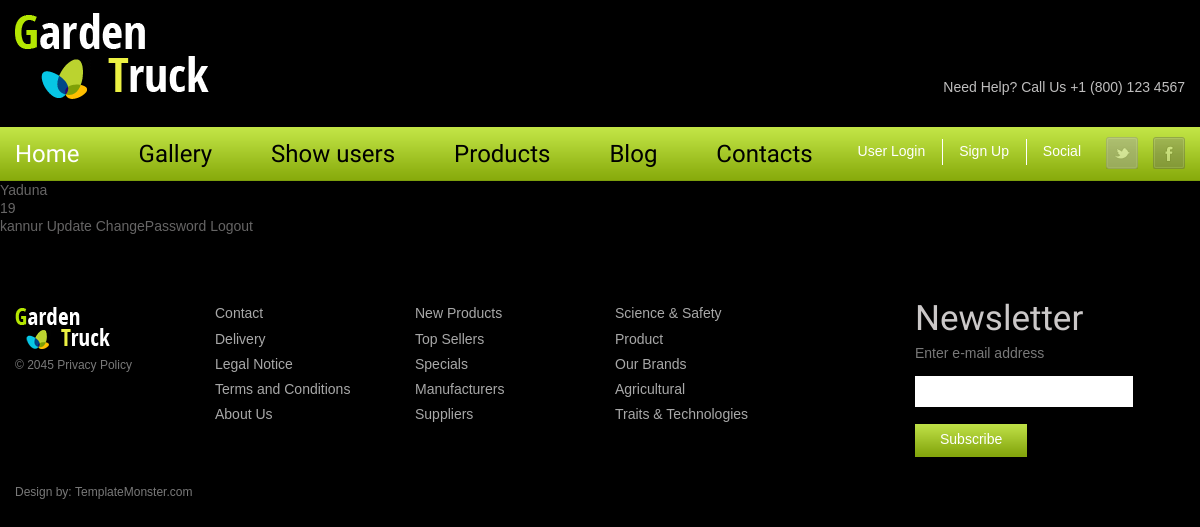
The app's page /home/6 with its own data.
### app7/models.py (models this page shows)
class Table1(models.Model):
    Name=models.CharField(max_length=10)
    Age=models.IntegerField()
    Place=models.CharField(max_length=10)
    Email=models.EmailField()
    Password=models.CharField(max_length=8)

### app7/views.py (the view)
# urls.py: path('home/<int:id>',views.home,name='home'),
def home(request,id):
    user=Table1.objects.get(id=id)
    return render(request,'home.html',{'data':user})

### app7/templates/home.html (shortened to what this page needs)
{% extends 'base.html' %}
{% load static %}
{% block content %}
    {{data.Name}}
    <br>
    {{data.Age}}
    <br>
    {{data.Place}}
    <a href="{% url 'app7:update' data.id %}">Update</a>
    <a href="{% url 'app7:changepassword' data.id %}">ChangePassword</a>
    <a href="{% url 'app7:logout' %}">Logout</a>
{% endblock %}

### static/css/style.css (style rules this page uses)
html { width: 100%; }
* { -webkit-text-size-adjust: none; }
body { font: 14px/18px Arial, Helvetica, sans-serif; color:#666565; position:relative; min-width: 1200px; background: #000; }
a { text-decoration: none; color: inherit; outline: none; transition: 0.5s ease; -o-transition: 0.5s ease; -webkit-transition: 0.5s ease; }
.white.wt3 .img_inner, { border-width: 2px; margin-top: 2px; }

### static/css/grid.css (style rules this page uses)
body { min-width: 1200px; }

### records on screen
Table1: Name "Yaduna", Age "19", Place "kannur"
